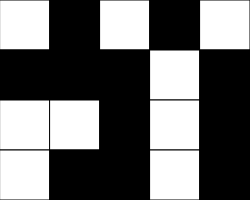
Frame 1 (no input)
Frame 60 (no input): identical to frame 1, image omitted
Frame 120 (the mouse pressed at the canvas centre since frame 60): identical to frame 1, image omitted

The p5.js sketch that drew this single still picture (run headless with seeded random() and noise() and a simulated clock; from frame 60 on, the mouse is pressed at the canvas centre):

// p5.js sketch
// ── sketch.js
// 2d array puzzle demo
// Matiachuk, Skyler
// November 6th 2023
//
//Global Variables
let grid=
[[255,0,255,0,255],
 [ 0,   0, 0,255,  0],
 [255, 255,0,255,  0],
 [255,0,0,255,0]
];

const NUM_ROWS=4; const NUM_COLS=5;
let rectWidth, rectHeight, row, col;

function setup() {
  rectWidth=50; rectHeight=50;
  createCanvas(NUM_COLS*rectWidth, NUM_ROWS*rectHeight);
}

function draw() {
  row=getCurrentY();  col=getCurrentX();
  background(220);
  renderGrid();
  //print(floor(mouseX/rectWidth));
  //print(floor(mouseY/rectWidth));
}
function getCurrentX(){ //Determine current col mouse is in and return
  let constrainMouseX=constrain(mouseX,0,width);
  return floor(constrainMouseX/rectWidth);
}
function getCurrentY(){ //Determine current row mouse is in and return
  let constrainMouseY=constrain(mouseY,0,height);
  return floor(constrainMouseY/rectHeight);
}

function renderGrid(){
  //creates a 2d grid of squares using info from our 2d array for the corresponding fill values
  for(let x=0;x<NUM_COLS;x++){
    for(let y=0;y<NUM_ROWS;y++){
      let fillValue=grid[y][x];
      fill(fillValue);
      //x: 0,1,2,3,4
      //posx 0,50,100,150,200
      //posx=x*50;
      rect(x*rectWidth,y*rectHeight,rectWidth,rectHeight);
    }
  }
}
